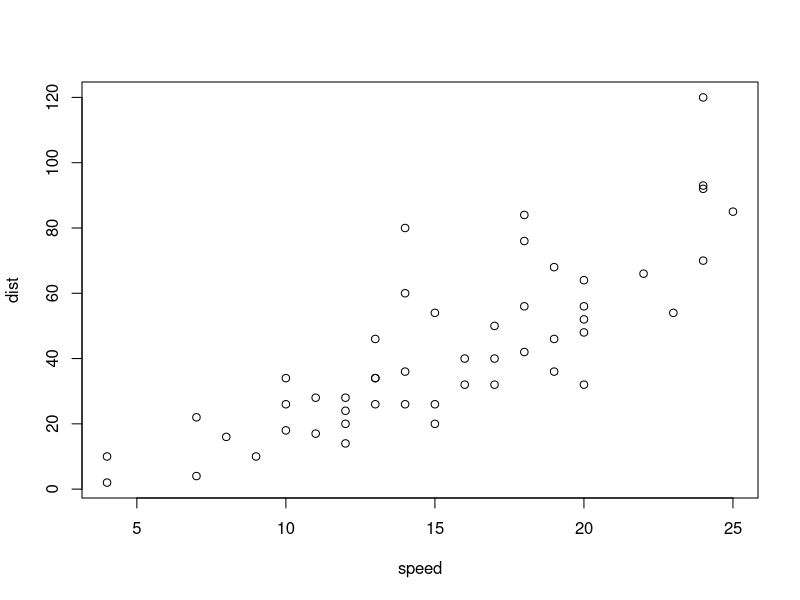
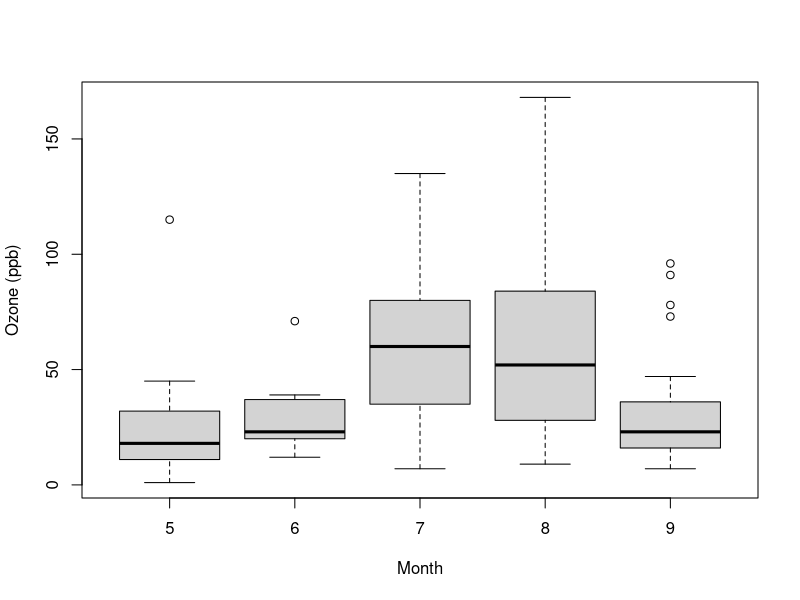
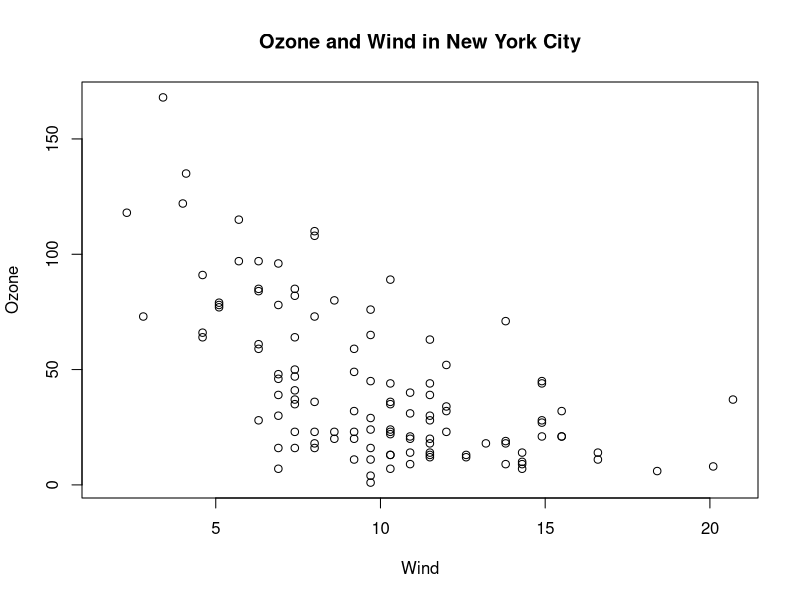
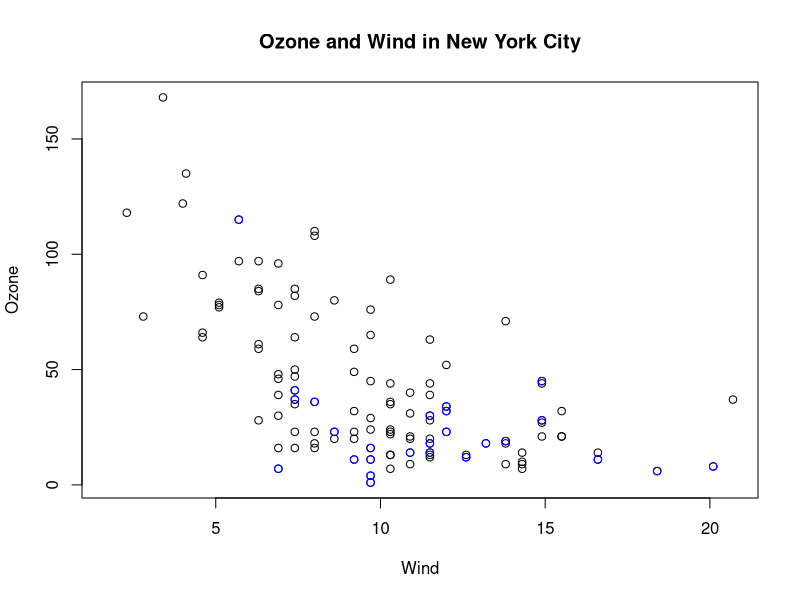
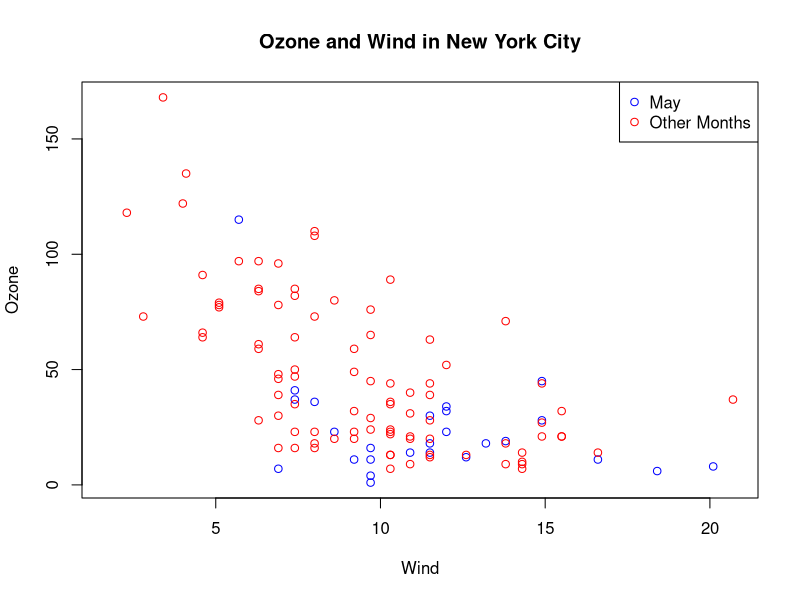
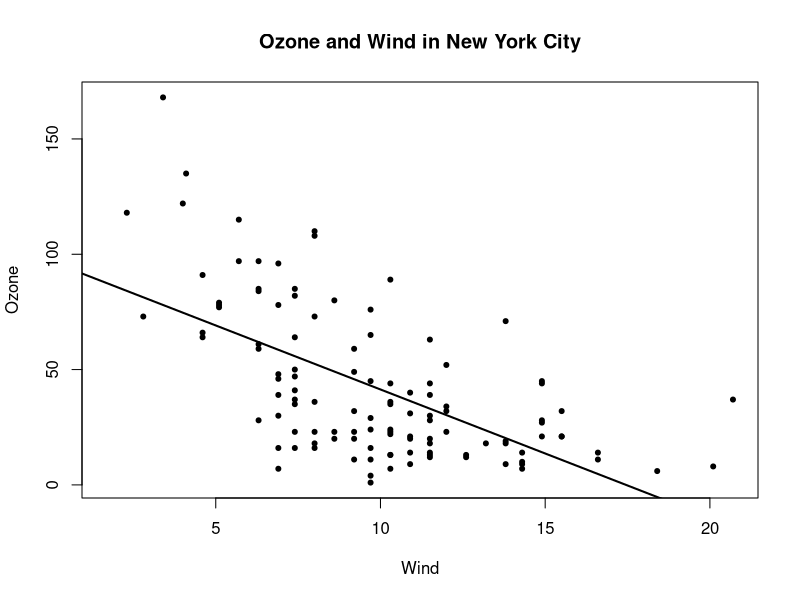
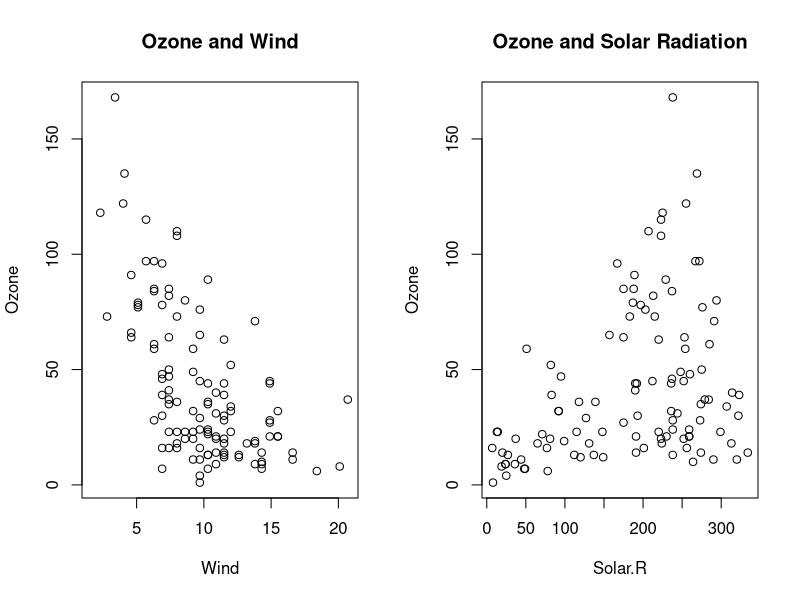
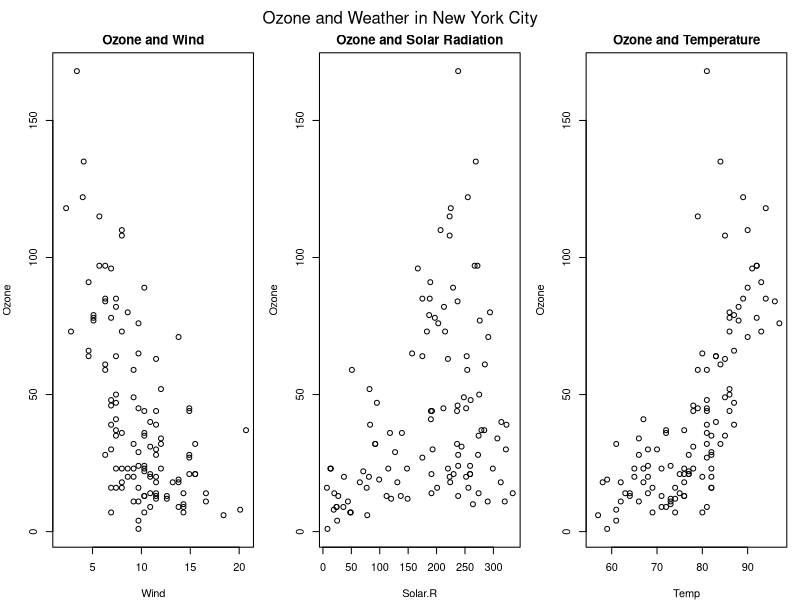

The R source for these figures, in order:
#Plotting in R

##Base Plots##
library(datasets)
data(cars)
with(cars, plot(speed, dist))

library(datasets)
airquality <- transform(airquality, Month = factor(Month))
boxplot(Ozone ~ Month, airquality, xlab = "Month", ylab = "Ozone (ppb)")

#pch - plotting symbol | lty - line type
#lwd - line width      | col - plotting color
#xlab - character string for x-axis label
#ylab - character string for y-axis label
#las - orientation of the axis labels on the plot
#bg - backgroun color
#mar - margin size     | oma - outer margin size
#mfrow - number of plots per row, column (plots are filled row-wise)
#mfcol - number of plots per row, column (plots are filled column-wise)

par("lty") #descubro qual o tipo de linha do padrão
par("mar") #descubro o mar padrão

#plot - makes a scatterplot
#lines - add lines to a plot
#points - add points to a plot
#text - add text labels to a plot using specified x, y coordinates
#title - add annotatios for x, y axis labels
#mtext - add arbitrary text to the margins of the plot
#axis - adding axis ticks/labels

library(datasets)
with(airquality, plot(Wind, Ozone))
title(main = "Ozone and Wind in New York City") #add a title

with(airquality, plot(Wind, Ozone, main = "Ozone and Wind in New York City"))
with(subset(airquality, Month == 5), points(Wind, Ozone, col = "blue"))

with(airquality, plot(Wind, Ozone, main = "Ozone and Wind in New York City", type = "n"))
with(subset(airquality, Month == 5), points(Wind, Ozone, col = "blue"))
with(subset(airquality, Month != 5), points(Wind, Ozone, col = "red"))
legend("topright", pch = 1, col = c("blue", "red"), legend = c("May", "Other Months"))

with(airquality, plot(Wind, Ozone, main = "Ozone and Wind in New York City", pch = 20)) #plot with regression line
model <- lm(Ozone ~ Wind, airquality)
abline(model, lwd = 2)

par(mfrow = c(1,2)) #2 gráficos numa linha
with(airquality, {
    plot(Wind, Ozone, main = "Ozone and Wind")
    plot(Solar.R, Ozone, main = "Ozone and Solar Radiation")
})

par(mfrow = c(1,3), mar = c(4, 4, 2, 1), oma = c(0, 0, 2, 0)) #3 gráficos numa linha
with(airquality, {
    plot(Wind, Ozone, main = "Ozone and Wind")
    plot(Solar.R, Ozone, main = "Ozone and Solar Radiation")
    plot(Temp, Ozone, main = "Ozone and Temperature")
    mtext("Ozone and Weather in New York City", outer = TRUE) #title for the plot
})

#the bottom is the margin 1, the left is the margin 2, up margin 3, and right margin 4
example(points) #mostra os símbolos com os quais o R trabalha




##Lattice System##
#Good for panel plots (many plots on a screen)
library(lattice)
state <- data.frame(state.x77, region = state.region)
xyplot(Life.Exp ~ Income | region, data = state, layout = c(4, 1))






##ggplot2 System##
library(ggplot2)
data(mpg)
qplot(displ, hwy, data = mpg)
